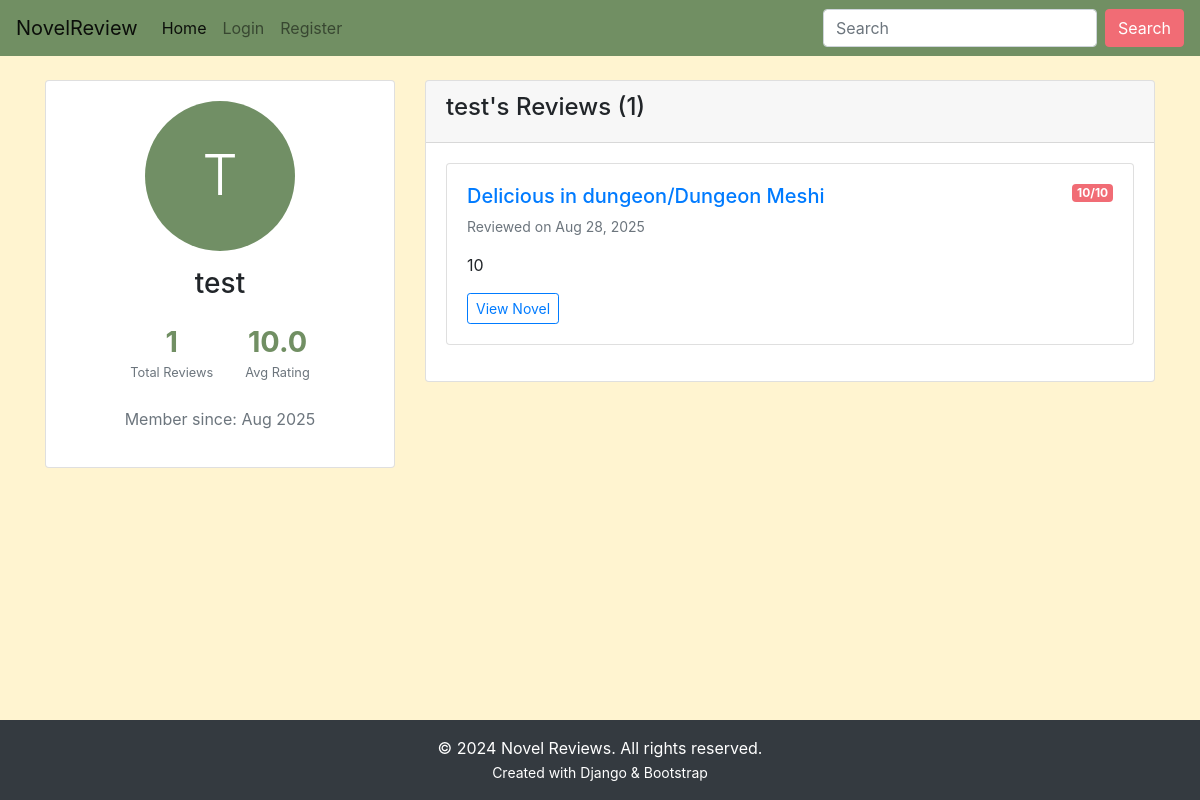
/user/test/, run on an earlier commit of the app's database.
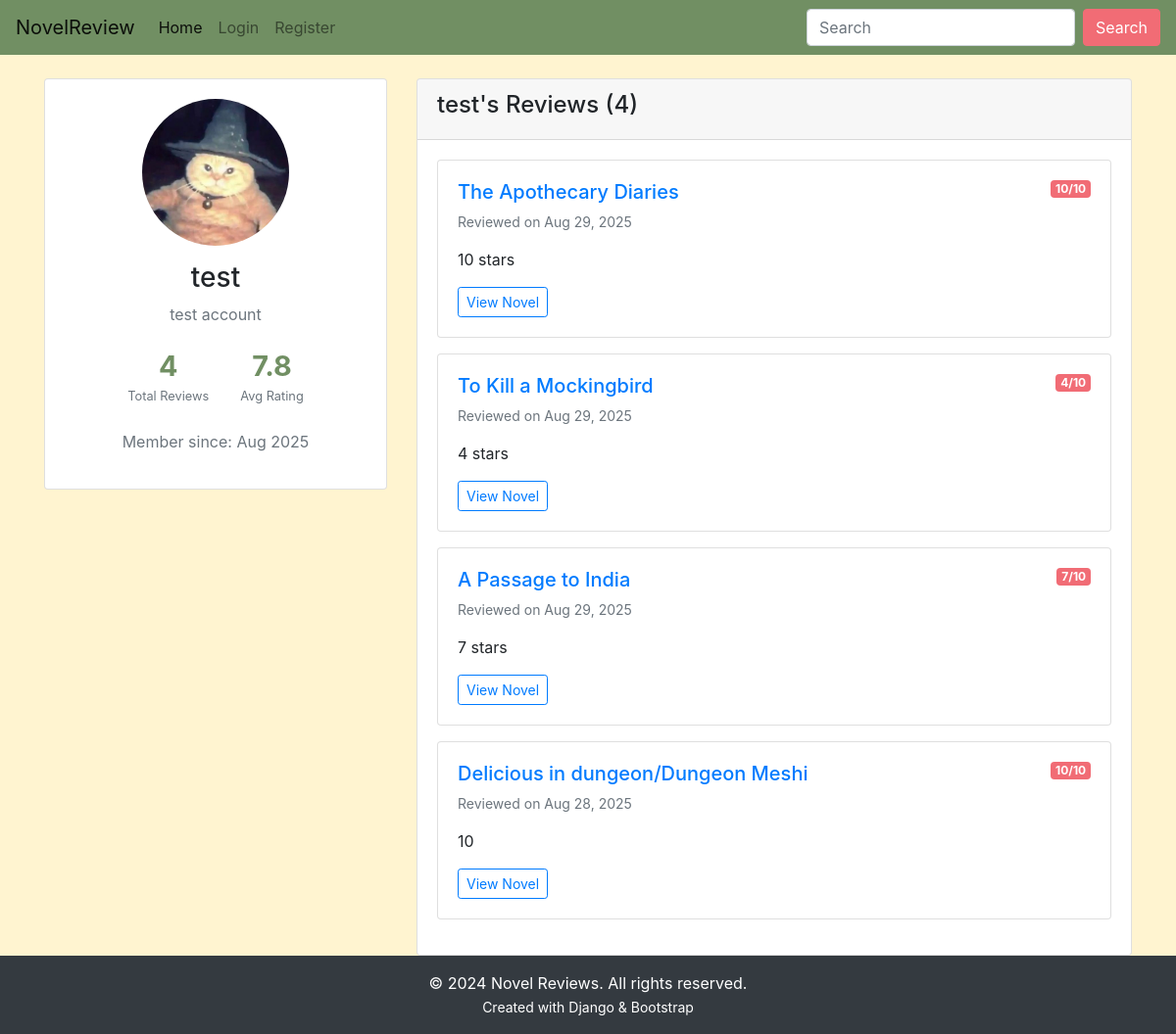
And on a later commit of the database.
### main/models.py (models this page shows, shortened)
class Review(models.Model):
    user = models.ForeignKey(User, on_delete=models.CASCADE)
    novel = models.ForeignKey('Novel', on_delete=models.CASCADE)
    comment = models.TextField()
    rating = models.IntegerField(choices=[(i, i) for i in range(1, 11)])
    created_at = models.DateTimeField(auto_now_add=True)

class Novel(models.Model):
    name = models.CharField(max_length=300)
    author = models.CharField(max_length=300)
    description = models.TextField(max_length=5000)
    release_date = models.DateField()
    averageRating = models.FloatField(default=0)
    image = models.URLField(default=None, null=True, max_length=500)
    genres = models.ManyToManyField('Genre', blank=True)

class Profile(models.Model):
    user = models.OneToOneField(User, on_delete=models.CASCADE)
    bio = models.TextField(max_length=500, blank=True, null=True)
    birth_date = models.DateField(null=True, blank=True)
    profile_picture = models.ImageField(upload_to='profile_pics/', blank=True, null=True)

### main/views.py (the view)
# urls.py: path('user/<str:username>/', views.user_profile, name='user_profile'),
def user_profile(request, username):
    profile_user = get_object_or_404(User, username=username)
    user_reviews = Review.objects.filter(user=profile_user).select_related('novel')
    total_reviews = user_reviews.count()
    average_rating = user_reviews.aggregate(Avg('rating'))['rating__avg'] or 0
    recent_reviews = user_reviews.order_by('-created_at')[:5]
    context = {
        'profile_user': profile_user,
        'reviews': recent_reviews,
        'total_reviews': total_reviews,
        'average_rating': round(average_rating, 1),
        'is_own_profile': request.user == profile_user,
    }
    return render(request, 'main/user_profile.html', context)

### main/templates/main/user_profile.html (shortened to what this page needs)
{% extends 'main/base.html' %}
{% load static %}
{% block content %}
<div class="container mt-4">
    <div class="row">
        <div class="col-md-4">
            <div class="card">
                <div class="card-body text-center">
                    {% if profile_user.profile.profile_picture %}
                    <img src="{{ profile_user.profile.profile_picture.url }}"
                         alt="{{ profile_user.username }}"
                         class="img-fluid rounded-circle mb-3"
                         style="width: 150px; height: 150px; object-fit: cover;">
                    {% else %}
                    <div class="bg-secondary rounded-circle d-inline-flex align-items-center justify-content-center mb-3"
                         style="width: 150px; height: 150px;">
                        <span class="text-white display-4">{{ profile_user.username|first|upper }}</span>
                    </div>
                    {% endif %}
                    <h3>{{ profile_user.username }}</h3>
                    {% if profile_user.profile.bio %}
                    <p class="text-muted">{{ profile_user.profile.bio }}</p>
                    {% endif %}
                    <div class="user-stats">
                        <div class="stat-item">
                            <h4>{{ total_reviews }}</h4>
                            <small>Total Reviews</small>
                        </div>
                        <div class="stat-item">
                            <h4>{{ average_rating }}</h4>
                            <small>Avg Rating</small>
                        </div>
                    </div>
                    <p class="text-muted">Member since: {{ profile_user.date_joined|date:"M Y" }}</p>
                </div>
            </div>
        </div>
        <div class="col-md-8">
            <div class="card">
                <div class="card-header">
                    <h4>
                        {% if is_own_profile %}
                        My Reviews
                        {% else %}
                        {{ profile_user.username }}'s Reviews
                        {% endif %}
                        ({{ total_reviews }})
                    </h4>
                </div>
                <div class="card-body">
                    {% if reviews %}
                        {% for review in reviews %}
                        <div class="card mb-3">
                            <div class="card-body">
                                <div class="d-flex justify-content-between align-items-start">
                                    <h5>
                                        <a href="{% url 'main:detail' review.novel.id %}">{{ review.novel.name }}</a>
                                    </h5>
                                    <span class="badge bg-primary">{{ review.rating }}/10</span>
                                </div>
                                <p class="text-muted small">Reviewed on {{ review.created_at|date:"M d, Y" }}</p>
                                <p>{{ review.comment|truncatewords:50 }}</p>
                                <a href="{% url 'main:detail' review.novel.id %}" class="btn btn-sm btn-outline-primary">
                                    View Novel
                                </a>
                            </div>
                        </div>
                        {% endfor %}
                    {% endif %}
                </div>
            </div>
        </div>
    </div>
</div>
{% endblock %}

### main/templates/main/base.html (shortened to what this page needs)
<!doctype html>
<html lang="en">
  <head>
    <link rel="stylesheet" href="https://cdn.jsdelivr.net/npm/bootstrap@4.6.2/dist/css/bootstrap.min.css">
    {% load static %}
    <link rel="stylesheet" href="{% static 'css/main.css' %}" >
  </head>
  <body>
    <nav class="navbar navbar-expand-lg navbar-light" style="background-color: #718f63;">
  <a class="navbar-brand" href="{% url 'main:home'%}">NovelReview</a>
  <div class="collapse navbar-collapse" id="navbarSupportedContent">
    <ul class="navbar-nav mr-auto">
      <li class="nav-item active">
        <a class="nav-link" href="{% url 'main:home'%}">Home <span class="sr-only">(current)</span></a>
      </li>
      {% if user.is_authenticated %}
      <li class="nav-item dropdown">
        <a class="nav-link dropdown-toggle" href="#" role="button" data-toggle="dropdown" aria-expanded="false">
          {{ user.username }}
        </a>
        <div class="dropdown-menu">
          <a class="dropdown-item" href="{% url 'main:profile' %}">My Profile</a>
          <div class="dropdown-divider"></div>
          <a class="dropdown-item" href="{% url 'accounts:logout' %}">Logout</a>
        </div>
      </li>
      {% else %}
      <li class="nav-item">
        <a class="nav-link" href="{% url 'accounts:login' %}">Login</a>
      </li>
      <li class="nav-item">
        <a class="nav-link" href="{% url 'accounts:register' %}">Register</a>
      </li>
      {% endif %}
    </ul>
    <form class="form-inline my-2 my-lg-0" method="GET" action="{% url 'main:home' %}">
      <input class="form-control mr-sm-2" type="search" placeholder="Search" aria-label="Search" style="background-color: #ffffff" name="title">
      <button class="btn btn-outline-pink my-2 my-sm-0" type="submit">
    Search
</button>
    </form>
  </div>
</nav>
    {% block content %}
    {% endblock %}
  <footer class="footer mt-auto py-3 bg-dark text-white">
        <div class="container text-center">
            <p class="mb-0">© 2024 Novel Reviews. All rights reserved.</p>
            <small>Created with Django & Bootstrap</small>
        </div>
    </footer>
  </body>
</html>

### main/static/css/main.css (style rules this page uses)
html, body { height: 100%; margin: 0; }
body { background-color: #fff4d0; display: flex; flex-direction: column; min-height: 100vh; }
.footer { background-color: #fff9e4; flex-shrink: 0; }
.btn-outline-pink { color: #ffffff !important; border-color: #f16c75 !important; background-color:#f16c75 !important; }
.stat-item h4 { margin: 0; color: #718f63; font-weight: bold; font-size: 1.8rem; }
.bg-primary { background-color: #f16c75 !important; color: #ffffff; }
.user-stats { display: flex; justify-content: center; gap: 2rem; margin: 1.5rem 0; }
.stat-item { text-align: center; }
.stat-item small { color: #6c757d; font-size: 0.8rem; }

What changed in the data, as far as the page shows it:
added Review: novel.name "The Apothecary Diaries", rating "10", created_at "Aug 29, 2025", comment "10 stars"
added Review: novel.name "To Kill a Mockingbird", rating "4", created_at "Aug 29, 2025", comment "4 stars"
added Review: novel.name "A Passage to India", rating "7", created_at "Aug 29, 2025", comment "7 stars"
Also different on the page:
{{ profile_user.profile.bio }}: (not shown) → "test account"
{{ total_reviews }}: "1" → "4"
{{ average_rating }}: "10.0" → "7.8"
{{ profile_user.username|first|upper }}: "T" → (not shown)
